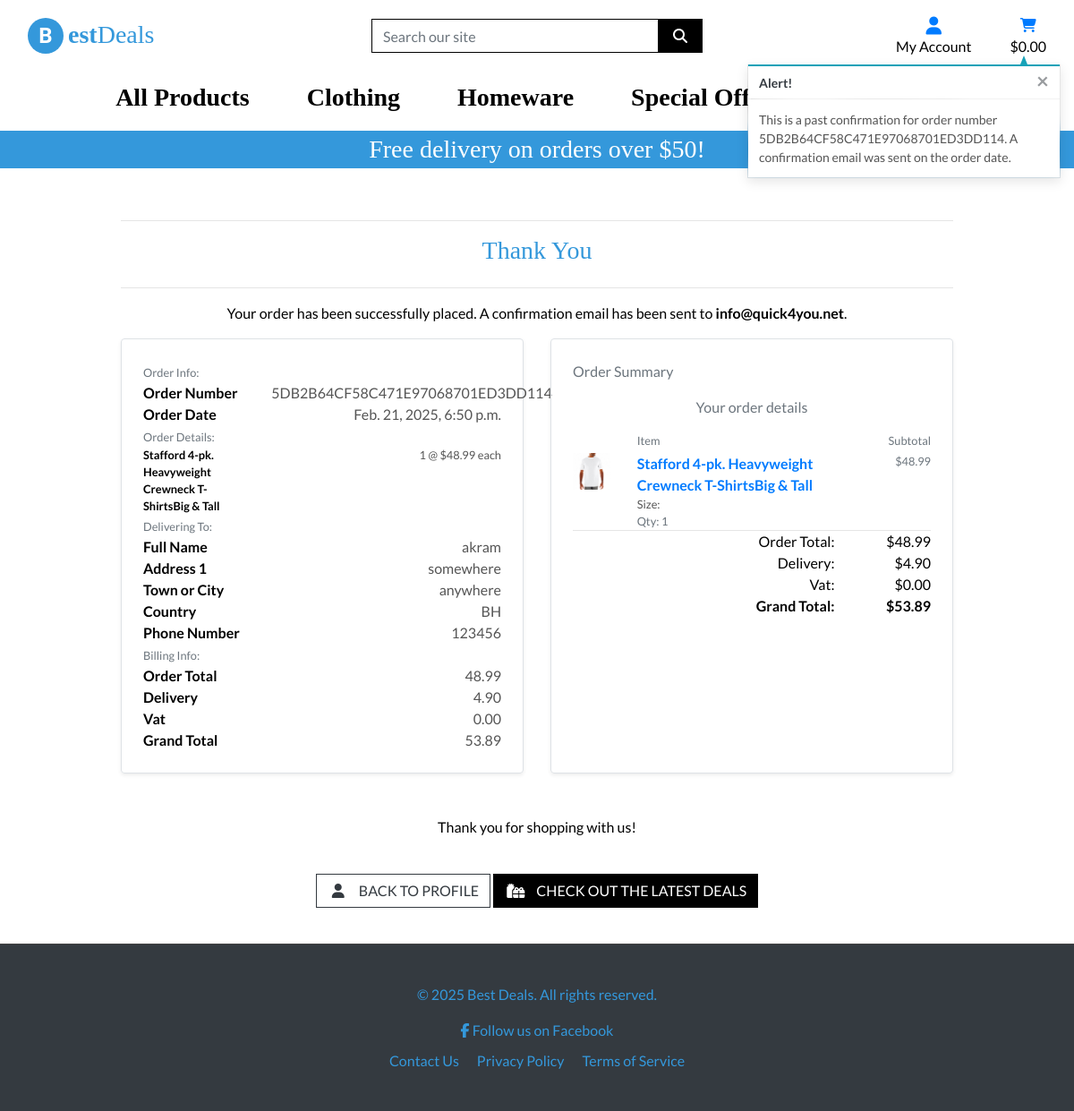
The page /profile/order_history/5DB2B64CF58C471E97068701ED3DD114 (signed in) on the database its author committed.
### checkout/models.py (models this page shows, shortened)
class Order(models.Model):
    order_number = models.CharField(max_length=32, null=False, editable=False)
    user_profile = models.ForeignKey(UserProfile, on_delete=models.SET_NULL,
                                     null=True, blank=True, related_name='orders')
    full_name = models.CharField(max_length=50, null=False, blank=False)
    email = models.EmailField(max_length=254, null=False, blank=False)
    phone_number = models.CharField(max_length=20, null=False, blank=False)
    country = CountryField(blank_label= 'Country *', null=False, blank=False)
    postcode = models.CharField(max_length=20, null=True, blank=True)
    town_or_city = models.CharField(max_length=40, null=False, blank=False)
    street_address1 = models.CharField(max_length=80, null=False, blank=False)
    street_address2 = models.CharField(max_length=80, null=True, blank=True)
    county = models.CharField(max_length=80, null=True, blank=True)
    date = models.DateTimeField(auto_now_add=True)
    delivery_cost = models.DecimalField(max_digits=6, decimal_places=2, null=False, default=0)
    order_total = models.DecimalField(max_digits=10, decimal_places=2, null=False, default=0)
    vat = models.DecimalField(max_digits=6, decimal_places=2, null=False, default=0)
    grand_total = models.DecimalField(max_digits=10, decimal_places=2, null=False, default=0)
    original_bag = models.TextField(null=False, blank=False, default='')
    stripe_pid = models.CharField(max_length=254, null=False, blank=False, default='')
    VAT_PERCENTAGE = Decimal('20.0')  # 20% VAT rate

class OrderLineItem(models.Model):
    order = models.ForeignKey(Order, null=False, blank=False, on_delete=models.CASCADE, related_name='lineitems')
    product = models.ForeignKey(Product, null=False, blank=False, on_delete=models.CASCADE)
    product_size = models.CharField(max_length=2, null=True, blank=True)  # XS, S, M, L, XL
    quantity = models.IntegerField(null=False, blank=False, default=0)
    lineitem_total = models.DecimalField(max_digits=6, decimal_places=2, null=False, blank=False, editable=False)

### products/models.py (models this page shows, shortened)
class Product(models.Model):
    category = models.ForeignKey('Category', null=True, blank=True, on_delete=models.SET_NULL)
    sku = models.CharField(max_length=254, null=True, blank=True)
    name = models.CharField(max_length=254)
    description = models.TextField()
    has_sizes = models.BooleanField(default=False, null=True, blank=True)
    price = models.DecimalField(max_digits=6, decimal_places=2)
    rating = models.DecimalField(max_digits=6, decimal_places=2, null=True, blank=True)
    image_url = models.URLField(max_length=1024, null=True, blank=True)
    image = models.ImageField(null=True, blank=True)
    vat_applicable = models.BooleanField(default=False)

### profiles/views.py (the view)
# urls.py: path('order_history/<order_number>', views.order_history, name='order_history'),
@login_required
def order_history(request, order_number):
    order = get_object_or_404(Order, order_number=order_number)
    messages.info(request, (
        f'This is a past confirmation for order number {order_number}. '
        'A confirmation email was sent on the order date.'
    ))
    template = 'checkout/checkout_success.html'
    context = {
        'order': order,
        'from_profile': True,
    }
    return render(request, template, context)

### bag/contexts.py (called while the page is built, shortened)
def bag_contents(request):
    bag_items = []
    total = Decimal('0.00')
    product_count = 0
    bag = request.session.get('bag', {})
    vat_total = Decimal('0.00')  # ✅ Track VAT separately
    if total > 0 and total < settings.FREE_DELIVERY_THRESHOLD:
        delivery = total * Decimal(settings.STANDARD_DELIVERY_PERCENTAGE / 100)
    else:
        delivery = Decimal('0.00')
    grand_total = total + vat_total + delivery
    context = {
        'bag_items': bag_items,
        'total': total,
        'product_count': product_count,
        'vat': vat_total,  # ✅ Only count VAT for applicable products
        'delivery': delivery,
        'free_delivery_delta': settings.FREE_DELIVERY_THRESHOLD - total,
        'free_delivery_threshold': settings.FREE_DELIVERY_THRESHOLD,
        'grand_total': grand_total,
    }
    return context

### checkout/templates/checkout/checkout_success.html (shortened to what this page needs)
{% extends "base.html" %}
{% load static %}
{% block extra_css %}
    <link rel="stylesheet" href="{% static 'checkout/css/checkout.css' %}">
{% endblock %}
{% block page_header %}
    <div class="container header-container">
    </div>
{% endblock %}
{% block content %}
    <div class="container min-vh-100">
        <div class="row">
            <div class="col chec-ut">
                <hr>
                <h2 class="logo-font mb-4 text-center">Thank You</h2>
                <hr>
                <p class="text-black text-center">
                    Your order has been successfully placed. A confirmation email has been sent to
                    <strong>{{ order.email }}</strong>.
                </p>
            </div>
        </div>
        <div class="row d-flex align-items-stretch">
            <div class="col-12 col-lg-6 mb-5 order-lg-last">
                <div class="p-4 border rounded shadow-sm h-100">
                    <p class="text-muted">Order Summary</p>
                    <p class="text-muted text-center">Your order details</p>
                    <div class="row">
                        <div class="col-7 offset-2">
                            <p class="mb-1 mt-0 small text-muted">Item</p>
                        </div>
                        <div class="col-3 text-right">
                            <p class="mb-1 mt-0 small text-muted">Subtotal</p>
                        </div>
                    </div>
                    {% for item in order.lineitems.all %}
                    <div class="row">
                        <div class="col-2 mb-1">
                            <a href="{% url 'product_detail' item.product.id %}">
                                {% if item.product.image %}
                                <img class="w-100" src="{{ item.product.image.url }}" alt="{{ item.product.name }}">
                                {% else %}
                                <img class="w-100" src="{{ MEDIA_URL }}noimage.png" alt="{{ item.product.name }}">
                                {% endif %}
                            </a>
                        </div>
                        <div class="col-7">
                            <p class="my-0">
                                <strong>
                                    <a href="{% url 'product_detail' item.product.id %}">
                                        {{ item.product.name }}
                                    </a>
                                </strong>
                            </p>
                            <p class="my-0 small">Size: {% if item.product.has_sizes %}{{ item.size|upper }}{% else %}N/A{% endif %}</p>
                            <p class="my-0 small text-muted">Qty: {{ item.quantity }}</p>
                        </div>
                        <div class="col-3 text-right">
                            <p class="my-0 small text-muted">${{ item.product.price | floatformat:2 }}</p>
                        </div>
                    </div>
                    {% endfor %}
                    <hr class="my-0">
                    <div class="row text-black text-right">
                        <div class="col-7 offset-2">
                            <p class="my-0">Order Total:</p>
                            <p class="my-0">Delivery:</p>
                            <p class="my-0">Vat:</p>
                            <p class="my-0"><strong>Grand Total:</strong></p>
                        </div>
                        <div class="col-3">
                            <p class="my-0">${{ order.order_total | floatformat:2 }}</p>
                            <p class="my-0">${{ order.delivery_cost | floatformat:2 }}</p>
                            <p class="my-0">${{ order.vat | floatformat:2 }}</p>
                            <p class="my-0"><strong>${{ order.grand_total | floatformat:2 }}</strong></p>
                        </div>
                    </div>
                </div>
            </div>
            <div class="col-12 col-lg-6 mb-5">
                <div class="p-4 border rounded shadow-sm h-100">
                    <div class="">
                        <div class="row">
                            <div class="col">
                                <small class="text-muted">Order Info:</small>
                            </div>
                        </div>
                        <div class="row">
                            <div class="col-12 col-md-4">
                                <p class="mb-0 text-black font-weight-bold">Order Number</p>
                            </div>
                            <div class="col-12 col-md-8 text-md-right">
                                <p class="mb-0">{{ order.order_number }}</p>
                            </div>
                        </div>
                        <div class="row">
                            <div class="col-12 col-md-4">
                                <p class="mb-0 text-black font-weight-bold">Order Date</p>
                            </div>
                            <div class="col-12 col-md-8 text-md-right">
                                <p class="mb-0">{{ order.date }}</p>
                            </div>
                        </div>
                        <div class="row">
                            <div class="col">
                                <small class="text-muted">Order Details:</small>
                            </div>
                        </div>
                        {% for item in order.lineitems.all %}
                        <div class="row">
                            <div class="col-12 col-md-4">
                                <p class="small mb-0 text-black font-weight-bold">
                                    {{ item.product.name }}{% if item.product_size %} - Size {{ item.product.size|upper }}{% endif %}
                                </p>
                            </div>
                            <div class="col-12 col-md-8 text-md-right">
                                <p class="small mb-0">{{ item.quantity }} @ ${{ item.product.price }} each</p>
                            </div>
                        </div>
                        {% endfor %}
                        <div class="row">
                            <div class="col">
                                <small class="text-muted">Delivering To:</small>
                            </div>
                        </div>
                        <div class="row">
                            <div class="col-12 col-md-4">
                                <p class="mb-0 text-black font-weight-bold">Full Name</p>
                            </div>
                            <div class="col-12 col-md-8 text-md-right">
                                <p class="mb-0">{{ order.full_name }}</p>
                            </div>
                        </div>
                        <div class="row">
                            <div class="col-12 col-md-4">
                                <p class="mb-0 text-black font-weight-bold">Address 1</p>
                            </div>
                            <div class="col-12 col-md-8 text-md-right">
                                <p class="mb-0">{{ order.street_address1 }}</p>
                            </div>
                        </div>
                        <div class="row">
                            <div class="col-12 col-md-4">
                                <p class="mb-0 text-black font-weight-bold">Town or City</p>
                            </div>
                            <div class="col-12 col-md-8 text-md-right">
                                <p class="mb-0">{{ order.town_or_city }}</p>
                            </div>
                        </div>
                        <div class="row">
                            <div class="col-12 col-md-4">
                                <p class="mb-0 text-black font-weight-bold">Country</p>
                            </div>
                            <div class="col-12 col-md-8 text-md-right">
                                <p class="mb-0">{{ order.country }}</p>
                            </div>
                        </div>
                        <div class="row">
                            <div class="col-12 col-md-4">
                                <p class="mb-0 text-black font-weight-bold">Phone Number</p>
                            </div>
                            <div class="col-12 col-md-8 text-md-right">
                                <p class="mb-0">{{ order.phone_number }}</p>
                            </div>
                        </div>
                        <div class="row">
                            <div class="col">
                                <small class="text-muted">Billing Info:</small>
                            </div>
                        </div>
                        <div class="row">
                            <div class="col-12 col-md-4">
                                <p class="mb-0 text-black font-weight-bold">Order Total</p>
                            </div>
                            <div class="col-12 col-md-8 text-md-right">
                                <p class="mb-0">{{ order.order_total }}</p>
                            </div>
                        </div>
                        <div class="row">
                            <div class="col-12 col-md-4">
                                <p class="mb-0 text-black font-weight-bold">Delivery</p>
                            </div>
                            <div class="col-12 col-md-8 text-md-right">
                                <p class="mb-0">{{ order.delivery_cost }}</p>
                            </div>
                        </div>
                        <div class="row">
                            <div class="col-12 col-md-4">
                                <p class="mb-0 text-black font-weight-bold">Vat</p>
                            </div>
                            <div class="col-12 col-md-8 text-md-right">
                                <p class="mb-0">{{ order.vat }}</p>
                            </div>
                        </div>
                        <div class="row">
                            <div class="col-12 col-md-4">
                                <p class="mb-0 text-black font-weight-bold">Grand Total</p>
                            </div>
                            <div class="col-12 col-md-8 text-md-right">
                                <p class="mb-0">{{ order.grand_total }}</p>
                            </div>
                        </div>
                    </div>
                </div>
            </div>
        </div>
             <p class="text-black text-center">Thank you for shopping with us!</p>
             <p class="text-center">
                {% if user.is_authenticated %}
                    <a href="{% url 'profile' %}" class="btn btn-outline-dark rounded-0 my-2">
                        <span class="icon mr-2">
                            <i class="fas fa-user"></i>
                        </span>
                        <span class="text-uppercase">Back to Profile</span>
                    </a>
                {% endif %}
                <a href="{% url 'products' %}?category=new_arrivals,deals,clearance"
                   class="btn btn-black rounded-0 my-4">
                    <span class="icon mr-2">
                        <i class="fas fa-gifts"></i>
                    </span>
                    <span class="text-uppercase">Check Out the Latest Deals</span>
                </a>
            </p>
    </div>
{% endblock %}

### static/css/base.css (style rules this page uses)
html { height: 100%; }
body { background-size: cover; height: calc(50% - 164px); color: #555; font-family: 'Lato'; }
.icon { align-items: center; display: inline-flex; justify-content: center; height: 1.5rem; width: 1.5rem; }
.logo-font { font-family: 'Leckerli'; font-size: 28px; color: #3498db; }
.btn-black { background: black; color: white; }
.text-black { color: #000 !important; }
@media (min-width: 1200px) { .container { max-width: 80%; } }
@media (min-width: 993px) { .header-container { padding-top: 80px; } }

### checkout/static/checkout/css/checkout.css (style rules this page uses)
.chec-ut { margin-top: 150px; }

### rows shown on the page
Order: email "info@quick4you.net", order_total "48.99", delivery_cost "4.90", vat "0.00", grand_total "53.89", order_number "5DB2B64CF58C471E97068701ED3DD114", date "Feb. 21, 2025, 6:50 p.m.", full_name "akram", street_address1 "somewhere", town_or_city "anywhere", country "BH", phone_number "123456"
OrderLineItem: product.image (picture), product.name "Stafford 4-pk. Heavyweight Crewneck T-ShirtsBig & Tall", quantity "1", product.price "48.99"

### other values the page prints
{{ free_delivery_threshold }} "50"
{{ message }} "This is a past confirmation for order number 5DB2B64CF58C471E97068701ED3DD114. A confirmation email was sent on the order date."
